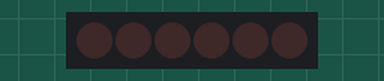
This sketch was run on a simulated Arduino Uno, built with avr-gcc and run on an emulated ATmega328P. Parts: 6×1 LED matrix. Wiring (inferred from the names in the program): charlieplexed LEDs: lines pin 8, pin 9, pin 10.

Above: at 0.1 s.
At 0.79 s:
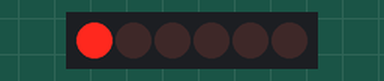
At 1.6 s:
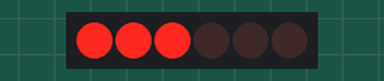
At 2.6 s:
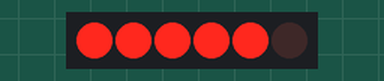
At 3.1 s:
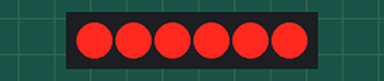

The sketch:

charliePlexingProgressBar.ino
```cpp
#define LED_PIN_A 8
#define LED_PIN_B 9
#define LED_PIN_C 10

class CharliePlexer {
    int pinA, pinB, pinC;
    bool ledStates[6];

   public:
    CharliePlexer(int a, int b, int c) {
        pinA = a;
        pinB = b;
        pinC = c;
        pinMode(pinA, INPUT);
        pinMode(pinB, INPUT);
        pinMode(pinC, INPUT);
        for (int i=0; i<6; i++) {
            ledStates[i] = false;
        }
    }

    setLedState(int ledIndex, bool state) {
        ledStates[ledIndex] = state;
    }

    display(int delayTime, int nopDelayTime = -1) {
        if (nopDelayTime < 0) {
            nopDelayTime = delayTime;
        }
        for (int i=0; i<6; i++) {
            pinMode(pinA, INPUT);
            pinMode(pinB, INPUT);
            pinMode(pinC, INPUT);
            if (!ledStates[i]) {
                if (nopDelayTime > 0) {
                    delay(nopDelayTime);
                }
                continue;
            }
            switch (i) {
                case 0:
                    pinMode(pinA, OUTPUT);
                    pinMode(pinB, OUTPUT);
                    digitalWrite(pinA, HIGH);
                    digitalWrite(pinB, LOW);
                    break;
                case 1:
                    pinMode(pinA, OUTPUT);
                    pinMode(pinB, OUTPUT);
                    digitalWrite(pinB, HIGH);
                    digitalWrite(pinA, LOW);
                    break;
                case 2:
                    pinMode(pinA, OUTPUT);
                    pinMode(pinC, OUTPUT);
                    digitalWrite(pinA, HIGH);
                    digitalWrite(pinC, LOW);
                    break;
                case 3:
                    pinMode(pinA, OUTPUT);
                    pinMode(pinC, OUTPUT);
                    digitalWrite(pinC, HIGH);
                    digitalWrite(pinA, LOW);
                    break;
                case 4:
                    pinMode(pinB, OUTPUT);
                    pinMode(pinC, OUTPUT);
                    digitalWrite(pinB, HIGH);
                    digitalWrite(pinC, LOW);
                    break;
                case 5:
                    pinMode(pinB, OUTPUT);
                    pinMode(pinC, OUTPUT);
                    digitalWrite(pinC, HIGH);
                    digitalWrite(pinB, LOW);
                    break;
            }
            delay(delayTime);
        }
        pinMode(pinA, INPUT);
        pinMode(pinB, INPUT);
        pinMode(pinC, INPUT);
    }
};

CharliePlexer charliePlexer(LED_PIN_A, LED_PIN_B, LED_PIN_C);

void setup() {}

void loop() {
    int ledOnCount = (millis()/500)%7;
    for (int i=0; i<6; i++) {
        charliePlexer.setLedState(i, false);
    }
    for (int i=0; i<ledOnCount; i++) {
        charliePlexer.setLedState(i, true);
    }
    charliePlexer.display(1);
}
```

Measured:
- by itself, everything shown: repeats every 3.5 s, in 7 steps
- what the display in image 1 shows lasts 0.5 s, from 0.5 s to 1.0 s
